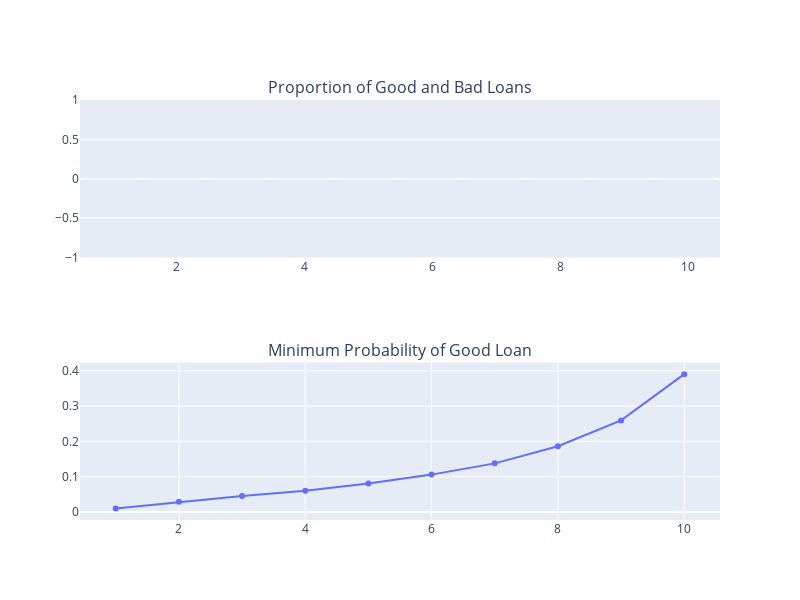

The code cell stored with this chart in its notebook:
### Code cell
import pandas as pd
import plotly.express as px
from plotly.subplots import make_subplots
import plotly.graph_objects as go

# Assume dfx_sorted is your DataFrame with deciles
# Replace this with the actual name of your DataFrame
# dfx_sorted = ...

# Map the 'Actual Outcome' values to represent good (0) and bad (1) loans
dfx_sorted['Actual Outcome'] = dfx_sorted['Actual Outcome'].map(
    {0: 'Good Loan', 1: 'Bad Loan'})

# Group by decile and calculate the proportion of good and bad loans, and the minimum probability of good loans
decile_stats = dfx_sorted.groupby('decile').agg(
    Good_Loan_Proportion=(
        'Actual Outcome', lambda x: (x == 'Good Loan').mean()),
    Bad_Loan_Proportion=('Actual Outcome', lambda x: (x == 'Bad Loan').mean()),
    Min_Probability_Good=('prob_1', 'min')
).reset_index()

# Create an interactive bar chart using Plotly Express
fig1 = px.bar(
    decile_stats,
    x='decile',
    y=['Good_Loan_Proportion', 'Bad_Loan_Proportion'],
    labels={'value': 'Proportion'},
    title='Proportion of Good and Bad Loans Across Deciles',
    color_discrete_map={'Good_Loan_Proportion': 'green',
                        'Bad_Loan_Proportion': 'red'}
)

# Create an interactive line chart for the minimum probability of good loans
fig2 = px.line(
    decile_stats,
    x='decile',
    y='Min_Probability_Good',
    labels={'Min_Probability_Good': 'Min Probability of Good Loan'},
    title='Minimum Probability of Good Loan Across Deciles',
    markers=True,
)

# Combine the interactive charts into a single dashboard (subplots)
fig = make_subplots(rows=2, cols=1, subplot_titles=[
                    'Proportion of Good and Bad Loans', 'Minimum Probability of Good Loan'])

fig.add_trace(fig1['data'][0], row=1, col=1)
fig.add_trace(fig1['data'][1], row=1, col=1)
fig.add_trace(fig2['data'][0], row=2, col=1)

# Update layout for better display
fig.update_layout(height=600, width=800, showlegend=False)

# Show the interactive plot
fig.show()

### Figure 1 — Plotly figure (JSON) as saved in the notebook; plotly's stock layout.template omitted (floating-point values rounded to 4 significant figures)
{"data": [{"alignmentgroup": "True", "hovertemplate": "variable=Good_Loan_Proportion<br>decile=%{x}<br>Proportion=%{y}<extra></extra>", "legendgroup": "Good_Loan_Proportion", "marker": {"color": "green", "pattern": {"shape": ""}}, "name": "Good_Loan_Proportion", "offsetgroup": "Good_Loan_Proportion", "orientation": "v", "showlegend": true, "textposition": "auto", "type": "bar", "x": [1, 2, 3, 4, 5, 6, 7, 8, 9, 10], "xaxis": "x", "y": [0, 0, 0, 0, 0, 0, 0, 0, 0, 0], "yaxis": "y"}, {"alignmentgroup": "True", "hovertemplate": "variable=Bad_Loan_Proportion<br>decile=%{x}<br>Proportion=%{y}<extra></extra>", "legendgroup": "Bad_Loan_Proportion", "marker": {"color": "red", "pattern": {"shape": ""}}, "name": "Bad_Loan_Proportion", "offsetgroup": "Bad_Loan_Proportion", "orientation": "v", "showlegend": true, "textposition": "auto", "type": "bar", "x": [1, 2, 3, 4, 5, 6, 7, 8, 9, 10], "xaxis": "x", "y": [0, 0, 0, 0, 0, 0, 0, 0, 0, 0], "yaxis": "y"}, {"hovertemplate": "decile=%{x}<br>Min Probability of Good Loan=%{y}<extra></extra>", "legendgroup": "", "line": {"color": "#636efa", "dash": "solid"}, "marker": {"symbol": "circle"}, "mode": "lines+markers", "name": "", "orientation": "v", "showlegend": false, "type": "scatter", "x": [1, 2, 3, 4, 5, 6, 7, 8, 9, 10], "xaxis": "x2", "y": [0.009971, 0.02863, 0.04517, 0.05986, 0.08057, 0.1057, 0.1376, 0.1862, 0.2594, 0.3907], "yaxis": "y2"}], "layout": {"annotations": [{"font": {"size": 16}, "showarrow": false, "text": "Proportion of Good and Bad Loans", "x": 0.5, "xanchor": "center", "xref": "paper", "y": 1, "yanchor": "bottom", "yref": "paper"}, {"font": {"size": 16}, "showarrow": false, "text": "Minimum Probability of Good Loan", "x": 0.5, "xanchor": "center", "xref": "paper", "y": 0.375, "yanchor": "bottom", "yref": "paper"}], "height": 600, "showlegend": false, "width": 800, "xaxis": {"anchor": "y", "domain": [0, 1]}, "xaxis2": {"anchor": "y2", "domain": [0, 1]}, "yaxis": {"anchor": "x", "domain": [0.625, 1]}, "yaxis2": {"anchor": "x2", "domain": [0, 0.375]}}}
